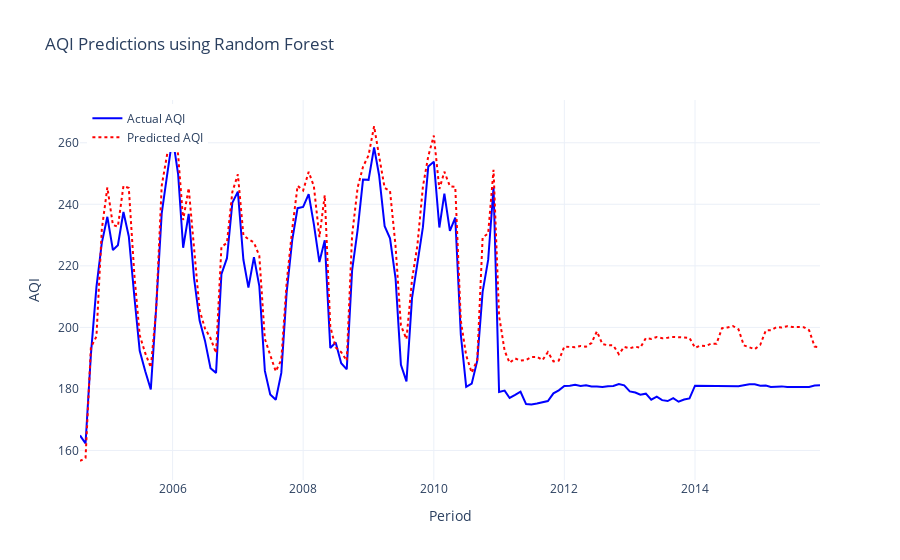

The notebook cell saved with this chart:
### Code cell
# Load the new data (testing data)
new_data = pd.read_csv('../data/test_'+file_name+'.csv', index_col=0)

# Reset index to get 'period' as a column if it's in the index
if 'period' not in new_data.columns:
    new_data.reset_index(inplace=True)
    new_data.rename(columns={'index': 'period'}, inplace=True)

# Ensure the date column is in datetime format
new_data['period'] = pd.to_datetime(new_data['period'], format='%Y-%m')

# Set the 'period' column as the index
new_data.set_index('period', inplace=True)

# Ensure the AQI column is numeric (in case there are any issues with the data)
new_data['AQI'] = pd.to_numeric(new_data['AQI'], errors='coerce')

# Drop rows with NaN values (because of non-numeric AQI or missing values)
new_data = new_data.dropna()

# Create lag features for the new data (same as in the training data)
new_data['AQI_lag_1'] = new_data['AQI'].shift(1)

# Drop rows with NaN values due to lagging
new_data = new_data.dropna()

# Features for the model (use lag features and other potential features if available)
features = [col for col in new_data.columns if col not in ['AQI']]

# Define the features (X) and target (y) for testing the model
X_new = new_data[features]
y_new = new_data['AQI']

# Load the trained model from disk
model_rf = joblib.load('../results/random_forest_model.pkl')

# Make predictions on the new (testing) data
y_new_pred = model_rf.predict(X_new)

# If you have the actual AQI values for the new data, you can compare them with the predictions
# Assuming you have the 'AQI' column in 'new.csv' for evaluation
if 'AQI' in new_data.columns:
    y_new_actual = new_data['AQI']
    rmse_new = np.sqrt(mean_squared_error(y_new_actual, y_new_pred))
    mae_new = mean_absolute_error(y_new_actual, y_new_pred)
    r2_new = r2_score(y_new_actual, y_new_pred)
    
    print(f"RMSE on test set(Randomforest): {rmse_new}")
    print(f"MAE on test set(Randomforest): {mae_new}")
    print(f"R² on test set(Randomforest): {r2_new}")

# Optionally, visualize the results (if you want to compare predictions vs. actual)
fig_new = go.Figure()

# Add new data actual AQI (if available)
if 'AQI' in new_data.columns:
    fig_new.add_trace(go.Scatter(x=new_data.index, y=new_data['AQI'],
                                mode='lines', name='Actual AQI',
                                line=dict(color='blue')))

# Add predictions
fig_new.add_trace(go.Scatter(x=new_data.index, y=y_new_pred,
                            mode='lines', name='Predicted AQI',
                            line=dict(color='red', dash='dot')))

# Update layout
fig_new.update_layout(
    title='AQI Predictions using Random Forest',
    xaxis_title='Period',
    yaxis_title='AQI',
    legend=dict(x=0.01, y=0.99),
    template='plotly_white'
)

# Show the plot
fig_new.show()

### Figure 1 — Plotly figure (JSON) as saved in the notebook; plotly's stock layout.template omitted (floating-point values rounded to 4 significant figures; data arrays with more than 128 entries replaced by an {"elided": "..."} marker saying what was removed)
{"data": [{"line": {"color": "blue"}, "mode": "lines", "name": "Actual AQI", "type": "scatter", "x": {"elided": "137 str values"}, "y": {"elided": "137 float values"}}, {"line": {"color": "red", "dash": "dot"}, "mode": "lines", "name": "Predicted AQI", "type": "scatter", "x": {"elided": "137 str values"}, "y": {"elided": "137 float values"}}], "layout": {"legend": {"x": 0.01, "y": 0.99}, "title": {"text": "AQI Predictions using Random Forest"}, "xaxis": {"title": {"text": "Period"}}, "yaxis": {"title": {"text": "AQI"}}}}
